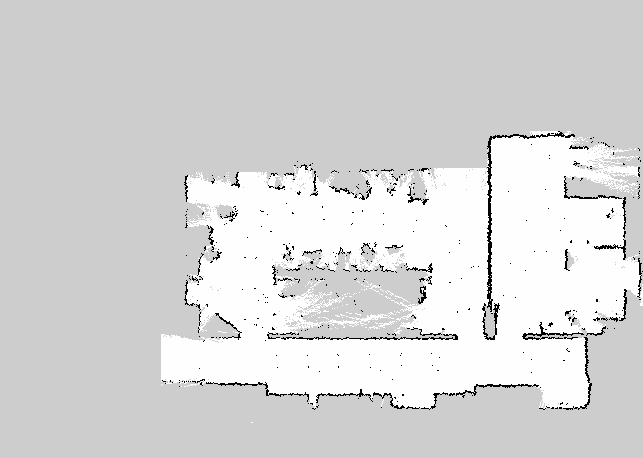
#> input picture src/controller/doby_controller/src/moca_navigation/map/mapv6.pgm, 643 x 458 px; its folder holds only this picture in this run
$ python -i ui_renderer.py   (imports and definitions only)
#> lines starting #> are read from the running program, lines starting #| are printed output that depends on the picture; after the words box and inside, x2 and y2 are one past the last pixel; in counts of white or black regions, pixels touching at a corner belong together
"""
ui_renderer.py - 한글 UI 렌더러 (배치 최적화 버전)
====================================================

[성능 최적화]
- 매 텍스트마다 BGR↔RGB 변환하면 매우 느림 (8fps)
- 한 프레임의 모든 텍스트를 모았다가 한 번에 그림 (30fps+)

사용법:
    1. 프레임 시작 시: begin_frame()
    2. 그리고 싶은 만큼: draw_text_korean(...) 호출 (큐에 쌓임)
    3. 프레임 끝에: flush_text(frame)  ← 실제 렌더링

Author: Stephen (gjkong)
Date: 2026-04-30 (Step 5 최적화)
"""

import os
import sys
import cv2
import numpy as np
from PIL import Image, ImageDraw, ImageFont

# 직접 실행 / 모듈 실행 둘 다 지원
try:
    from . import theme
except ImportError:
    sys.path.insert(0, os.path.dirname(os.path.abspath(__file__)))
    import theme


# ============================================================
# 1. 한글 폰트 자동 탐색
# ============================================================
KOREAN_FONT_CANDIDATES = [
    "/usr/share/fonts/truetype/nanum/NanumGothic.ttf",
    "/usr/share/fonts/truetype/nanum/NanumGothicBold.ttf",
    "/usr/share/fonts/opentype/noto/NotoSansCJK-Regular.ttc",
    "/usr/share/fonts/truetype/noto/NotoSansCJK-Regular.ttc",
    "/System/Library/Fonts/AppleSDGothicNeo.ttc",
    "/System/Library/Fonts/Supplemental/AppleGothic.ttf",
    "C:/Windows/Fonts/malgun.ttf",
    "C:/Windows/Fonts/gulim.ttc",
    "./assets/fonts/NanumGothic.ttf",
]


def find_korean_font():
    for font_path in KOREAN_FONT_CANDIDATES:
        if os.path.exists(font_path):
            return font_path
    return None


KOREAN_FONT_PATH = find_korean_font()

# [5 lines not run here, left out]


# ============================================================
# 2. 폰트 캐시
# ============================================================
_font_cache = {}


# [14 lines left out: function get_font, not called in this run]


def bgr_to_rgb(color):
    return (color[2], color[1], color[0])


# ============================================================
# 3. 텍스트 큐 (배치 렌더링용)
# ============================================================
_text_queue = []  # [(text, x, y, size, color_rgb, anchor, shadow), ...]


# [4 lines left out: function begin_frame, not called in this run]


def draw_text_korean(frame, text, position, font_size, color,
                      anchor="lt", shadow=True):
    """텍스트를 큐에 추가 (실제 그리기는 flush_text에서)

    Args:
        frame: (호환성 위해 유지, 실제 사용 X)
        text: 표시할 텍스트
        position: (x, y) 좌표
        font_size: 폰트 크기
        color: BGR 튜플
        anchor: "lt", "mt", "mm", "lb", "rb"
        shadow: 그림자 효과

    Returns:
        frame (변경 없이 반환, 호환성 위해)
    """
    global _text_queue
    _text_queue.append({
        "text": text,
        "position": position,
        "font_size": font_size,
        "color_rgb": bgr_to_rgb(color),
        "anchor": anchor,
        "shadow": shadow,
    })
    return frame


# [816 lines left out: functions flush_text, draw_translucent_panel, draw_score_bar, draw_ai_area, draw_message_bar, draw_user_indicator and 21 more, not called in this run]


# ============================================================
# 9. W5 컬러 헌트 — 친근한 도형 헬퍼
# ============================================================
def _draw_rounded_rect_fill(frame, p1, p2, color, radius=14):
    """채워진 둥근 사각형 (직접 그리기)."""
    x1, y1 = p1
    x2, y2 = p2
    if x2 - x1 < radius * 2 or y2 - y1 < radius * 2:
        cv2.rectangle(frame, p1, p2, color, -1)
        return
    cv2.rectangle(frame, (x1 + radius, y1), (x2 - radius, y2), color, -1)
    cv2.rectangle(frame, (x1, y1 + radius), (x2, y2 - radius), color, -1)
    cv2.circle(frame, (x1 + radius, y1 + radius), radius, color, -1, cv2.LINE_AA)
    cv2.circle(frame, (x2 - radius, y1 + radius), radius, color, -1, cv2.LINE_AA)
    cv2.circle(frame, (x1 + radius, y2 - radius), radius, color, -1, cv2.LINE_AA)
    cv2.circle(frame, (x2 - radius, y2 - radius), radius, color, -1, cv2.LINE_AA)


def _draw_rounded_rect_outline(frame, p1, p2, color, thickness=2, radius=14):
    """둥근 사각형 외곽선."""
    x1, y1 = p1
    x2, y2 = p2
    if x2 - x1 < radius * 2 or y2 - y1 < radius * 2:
        cv2.rectangle(frame, p1, p2, color, thickness, cv2.LINE_AA)
        return
    # 변 4개
    cv2.line(frame, (x1 + radius, y1), (x2 - radius, y1),
             color, thickness, cv2.LINE_AA)
    cv2.line(frame, (x1 + radius, y2), (x2 - radius, y2),
             color, thickness, cv2.LINE_AA)
    cv2.line(frame, (x1, y1 + radius), (x1, y2 - radius),
             color, thickness, cv2.LINE_AA)
    cv2.line(frame, (x2, y1 + radius), (x2, y2 - radius),
             color, thickness, cv2.LINE_AA)
    # 호 4개
    cv2.ellipse(frame, (x1 + radius, y1 + radius), (radius, radius),
                180, 0, 90, color, thickness, cv2.LINE_AA)
    cv2.ellipse(frame, (x2 - radius, y1 + radius), (radius, radius),
                270, 0, 90, color, thickness, cv2.LINE_AA)
    cv2.ellipse(frame, (x1 + radius, y2 - radius), (radius, radius),
                90, 0, 90, color, thickness, cv2.LINE_AA)
    cv2.ellipse(frame, (x2 - radius, y2 - radius), (radius, radius),
                0, 0, 90, color, thickness, cv2.LINE_AA)


def draw_rounded_panel(frame, p1, p2, color=theme.COLOR_PANEL_BG,
                       alpha=0.7, radius=18, outline_color=None,
                       outline_thickness=1):
    """반투명 둥근 패널 (그라데이션 카드 느낌)."""
    overlay = frame.copy()
    _draw_rounded_rect_fill(overlay, p1, p2, color, radius=radius)
    cv2.addWeighted(overlay, alpha, frame, 1 - alpha, 0, frame)
    if outline_color is not None:
        _draw_rounded_rect_outline(frame, p1, p2, outline_color,
                                    outline_thickness, radius=radius)


def draw_soft_shadow(frame, p1, p2, radius=18, offset=4, alpha=0.35):
    """카드 뒤에 깔리는 부드러운 그림자 (둥근 사각형 어두운 패널)."""
    x1, y1 = p1
    x2, y2 = p2
    sp1 = (x1 + offset, y1 + offset)
    sp2 = (x2 + offset, y2 + offset)
    overlay = frame.copy()
    _draw_rounded_rect_fill(overlay, sp1, sp2, (0, 0, 0), radius=radius)
    cv2.addWeighted(overlay, alpha, frame, 1 - alpha, 0, frame)


def draw_color_dot(frame, center, radius, bgr_color,
                   outline_color=None, outline_thickness=3,
                   highlight=True):
    """친근한 색 원 — 광택 하이라이트 포함.

    Args:
        center: (cx, cy)
        radius: 원 반지름
        bgr_color: 채움 색
        outline_color: 외곽선 색. None이면 외곽 없음.
        highlight: True면 좌상단에 부드러운 흰 광택 추가 → 친근한 느낌
    """
    cx, cy = center
    cv2.circle(frame, (cx, cy), radius, bgr_color, -1, cv2.LINE_AA)
    if outline_color is not None:
        cv2.circle(frame, (cx, cy), radius, outline_color,
                   outline_thickness, cv2.LINE_AA)
    if highlight and radius >= 12:
        # 좌상단 광택 (작은 흰 원, 살짝 떨어진 위치)
        hl_radius = max(3, radius // 4)
        hl_offset = max(2, radius // 3)
        hl_center = (cx - hl_offset, cy - hl_offset)
        # 부드러운 광택을 위해 두 단계 원
        overlay = frame.copy()
        cv2.circle(overlay, hl_center, hl_radius + 3,
                   theme.COLOR_WHITE, -1, cv2.LINE_AA)
        cv2.addWeighted(overlay, 0.35, frame, 0.65, 0, frame)
        cv2.circle(frame, hl_center, hl_radius,
                   theme.COLOR_WHITE, -1, cv2.LINE_AA)


# [39 lines left out: functions draw_progress_dots, draw_rounded_object_box, not called in this run]


# ============================================================
# 9b. W5 컬러 헌트 전용 컴포넌트
# ============================================================
def _draw_difficulty_badge(frame, center, label_kr, key_label, accent_bgr,
                           radius=28):
    """난이도 옆 색 점 배지 — '[1] 쉬움' 라인의 좌측에 배치."""
    draw_color_dot(frame, center, radius, accent_bgr,
                   outline_color=theme.COLOR_WHITE,
                   outline_thickness=2, highlight=True)
    draw_text_korean(frame, key_label, center,
                     theme.FONT_SIZE_MEDIUM, theme.COLOR_WHITE,
                     anchor="mm", shadow=True)


def draw_hunt_difficulty_select(frame):
    """W5 난이도 선택 — 둥근 카드 + 색 배지."""
    cx = theme.SCREEN_WIDTH // 2
    cy = theme.SCREEN_HEIGHT // 2
    sw = theme.SCREEN_WIDTH
    sh = theme.SCREEN_HEIGHT

    # 전체 어두운 배경 (꽉 채움)
    overlay = frame.copy()
    cv2.rectangle(overlay, (0, 0), (sw, sh), theme.COLOR_BLACK, -1)
    cv2.addWeighted(overlay, 0.72, frame, 0.28, 0, frame)

    # 중앙 카드 패널
    panel_w = 460
    panel_h = 360
    p1 = (cx - panel_w // 2, cy - panel_h // 2)
    p2 = (cx + panel_w // 2, cy + panel_h // 2)
    draw_soft_shadow(frame, p1, p2, radius=22, offset=5, alpha=0.45)
    draw_rounded_panel(frame, p1, p2,
                       color=(38, 32, 56),  # 따뜻한 다크 패널
                       alpha=0.92, radius=22,
                       outline_color=theme.PINKLAB_PINK,
                       outline_thickness=2)

    # 타이틀
    draw_text_korean(frame, "컬러 헌트", (cx, cy - 130),
                     theme.FONT_SIZE_HUGE, theme.PINKLAB_PINK, anchor="mm")
    draw_text_korean(frame, "매장 속 미션 색 물건을 찾아주세요",
                     (cx, cy - 85),
                     theme.FONT_SIZE_NORMAL, theme.COLOR_GRAY_LIGHT,
                     anchor="mm", shadow=False)

    # 가는 구분선
    cv2.line(frame, (cx - 160, cy - 55), (cx + 160, cy - 55),
             theme.PINKLAB_PINK_DARK, 1, cv2.LINE_AA)

    # 난이도 3개 라인 (좌측에 색 점 배지 + 우측 한글 안내)
    diffs = [
        ("1", "쉬움  ·  90초  ·  2개  찾기", theme.COLOR_WIN),
        ("2", "보통  ·  60초  ·  3개  찾기", theme.PINKLAB_PINK),
        ("3", "어려움  ·  45초  ·  4개  찾기", theme.COLOR_LOSE),
    ]
    badge_x = cx - 160
    text_x = cx - 100
    base_y = cy - 5
    for i, (key, label, color) in enumerate(diffs):
        y = base_y + i * 50
        _draw_difficulty_badge(frame, (badge_x, y), label, key, color,
                               radius=24)
        draw_text_korean(frame, label, (text_x, y),
                         theme.FONT_SIZE_NORMAL, theme.COLOR_WHITE,
                         anchor="lm")

    draw_text_korean(frame, "[Q]  종료", (cx, cy + 150),
                     theme.FONT_SIZE_SMALL, theme.COLOR_GRAY_MID,
                     anchor="mm", shadow=False)
    return frame


# [1016 lines left out: functions draw_hunt_ready, draw_hunt_score_bar, draw_hunt_object_boxes, draw_hunt_match_flash, _draw_medal, draw_hunt_game_over and 17 more, not called in this run]

>>> import cv2
>>> picture = cv2.imread('../../../src/moca_navigation/map/mapv6.pgm')
#> picture is the input picture: shape (458, 643, 3); min 0, max 255, mean 215.1
>>> result = draw_hunt_difficulty_select(picture)
#> in draw_hunt_difficulty_select, `cv2.rectangle(overlay, (0, 0), (sw, sh), theme.COLOR_BLACK, -1)`:
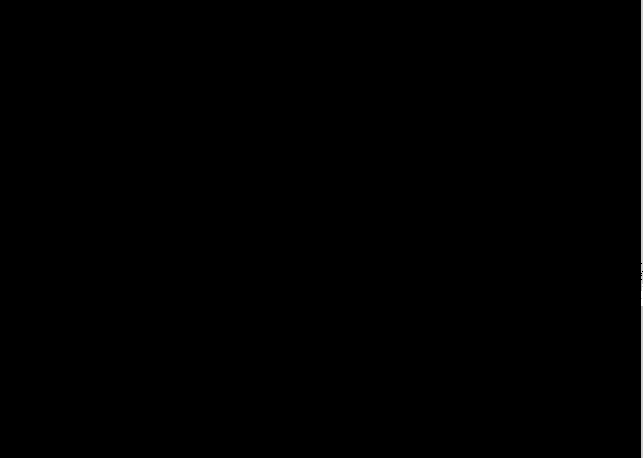
#> overlay: shape (458, 643, 3); min 0, max 255, mean 0.6
#> in draw_hunt_difficulty_select, `cv2.addWeighted(overlay, 0.72, frame, 0.28, 0, frame)`:
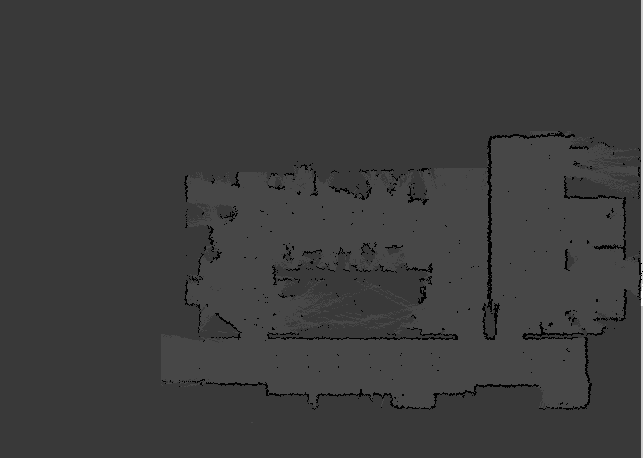
#> frame: shape (458, 643, 3); min 0, max 255, mean 60.4
#> in _draw_rounded_rect_fill, `cv2.circle(frame, (x2 - radius, y2 - radius), radius, color, -1, cv2.L..`:
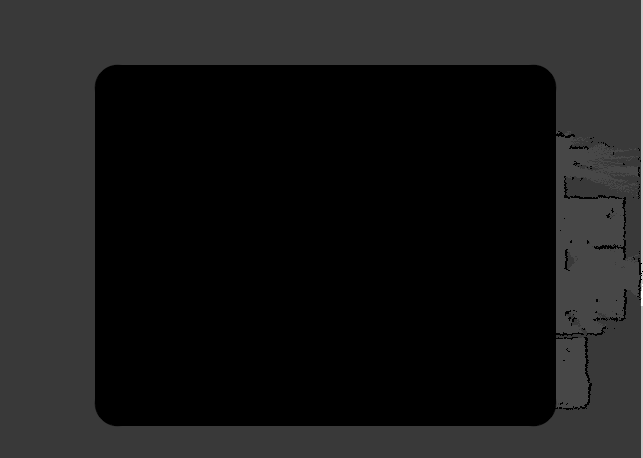
#> frame: shape (458, 643, 3); min 0, max 255, mean 25.7
#> in draw_soft_shadow, `cv2.addWeighted(overlay, alpha, frame, 1 - alpha, 0, frame)`:
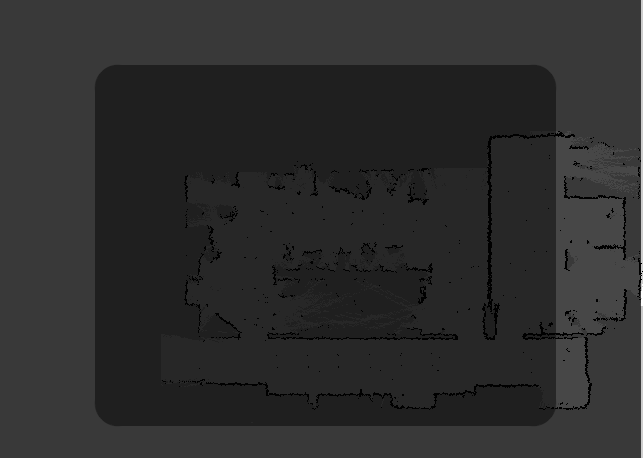
#> frame: shape (458, 643, 3); min 0, max 255, mean 44.7
#> call 2 of _draw_rounded_rect_fill, with p1 = (90, 60), p2 = (550, 420), color = (38, 32, 56), radius = 22
#> in _draw_rounded_rect_fill (call 2), `cv2.rectangle(frame, (x1 + radius, y1), (x2 - radius, y2), color, -1)`:
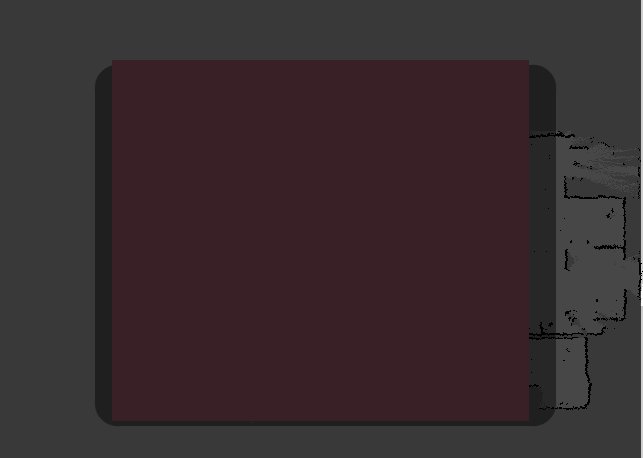
#> frame: shape (458, 643, 3); mean B, G, R 46.8, 43.7, 56
#> in _draw_rounded_rect_fill (call 2), `cv2.circle(frame, (x1 + radius, y1 + radius), radius, color, -1, cv2.L..`: frame: shape (458, 643, 3); mean B, G, R 46.8, 43.5, 56.9
#> in _draw_rounded_rect_fill (call 2), `cv2.circle(frame, (x2 - radius, y1 + radius), radius, color, -1, cv2.L..`: frame: shape (458, 643, 3); mean B, G, R 46.8, 43.5, 56.9
#> in _draw_rounded_rect_fill (call 2), `cv2.circle(frame, (x1 + radius, y2 - radius), radius, color, -1, cv2.L..`: frame: shape (458, 643, 3); mean B, G, R 46.8, 43.5, 57
#> in _draw_rounded_rect_fill (call 2), `cv2.circle(frame, (x2 - radius, y2 - radius), radius, color, -1, cv2.L..`: frame: shape (458, 643, 3); mean B, G, R 46.8, 43.5, 57
#> in draw_hunt_difficulty_select, `cv2.line(frame, (cx - 160, cy - 55), (cx + 160, cy - 55), theme.PINKLA..`:
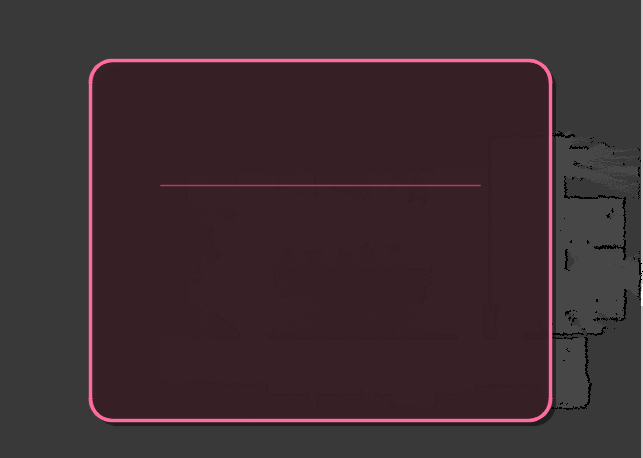
#> frame: shape (458, 643, 3); mean B, G, R 48.8, 45, 60.1
#> after the loop in draw_hunt_difficulty_select, `for i, (key, label, color) in enumerate(diffs):`:
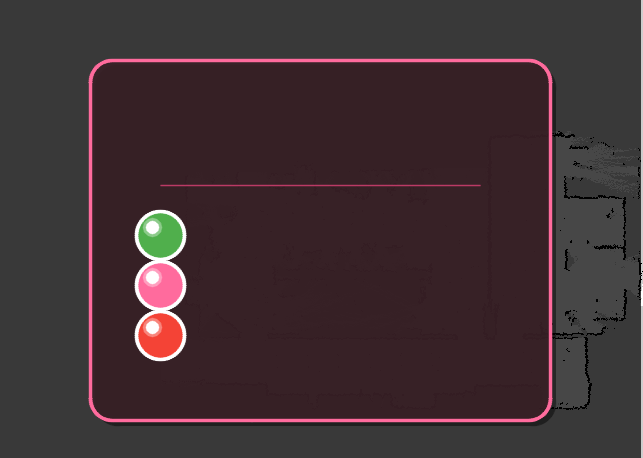
#> frame: shape (458, 643, 3); 2.24% of pixels changed, all inside (x1, y1, x2, y2) = (134, 209, 187, 362)
